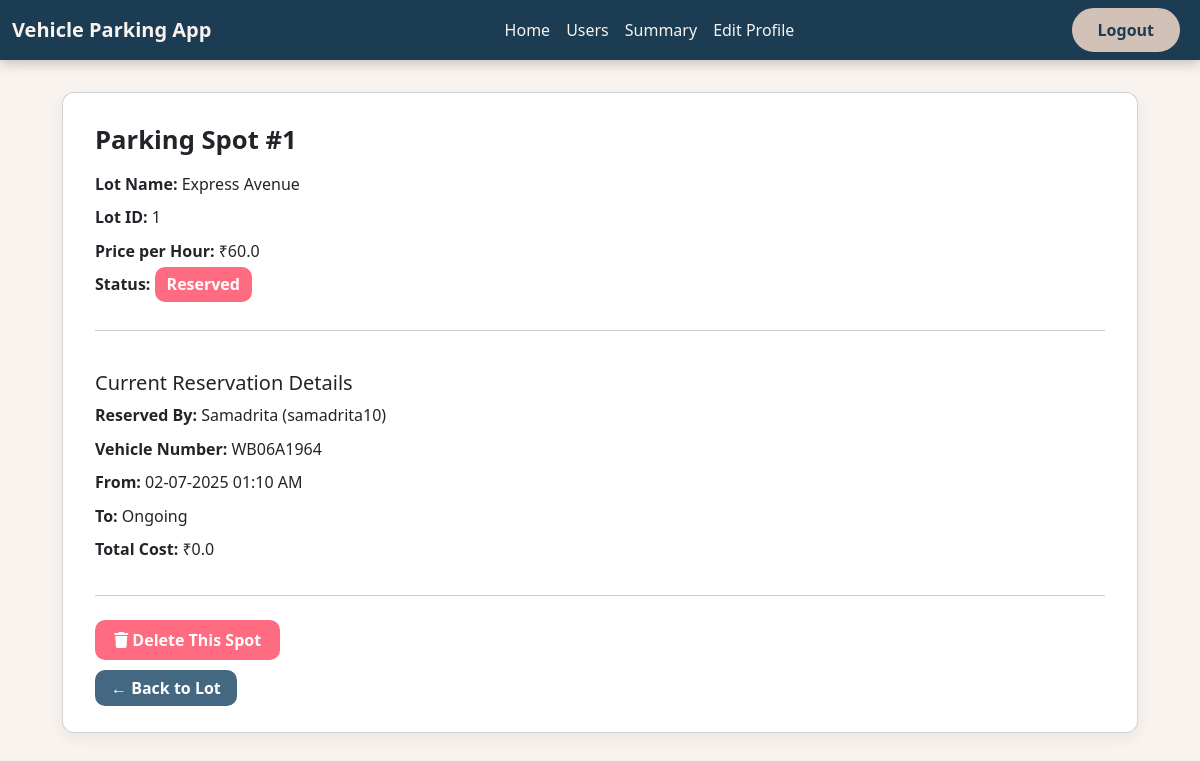
Before: /admin_dashboard/parking_spot/1 (signed in) with the older database file.
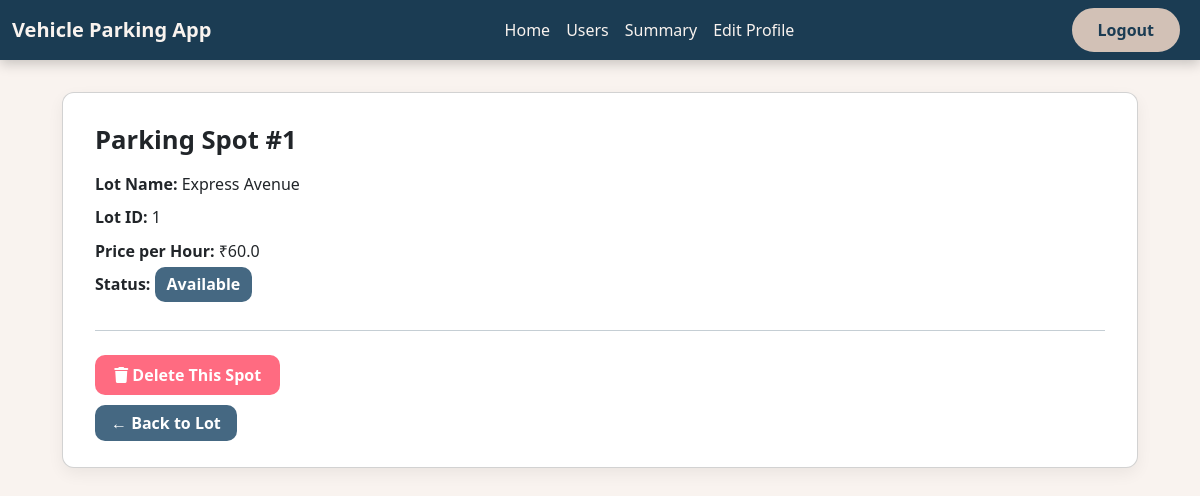
After: the same page with the newer database file.
### models.py (models this page shows)
class User(db.Model):
    __tablename__ = 'user'
    id = db.Column(db.Integer, primary_key=True)
    username = db.Column(db.String(32), unique=True, nullable=False)
    passhash = db.Column(db.String(256), nullable=False)
    name = db.Column(db.String(64), nullable=False)
    is_admin = db.Column(db.Boolean, default=False, nullable=False)
    reservations = db.relationship('Reservation', backref='user', lazy=True)

class Reservation(db.Model):
    __tablename__ = 'reservation'
    id = db.Column(db.Integer, primary_key=True)
    user_id = db.Column(db.Integer, db.ForeignKey('user.id'), nullable=False)
    spot_id = db.Column(db.Integer, db.ForeignKey('parking_spot.id'), nullable=False)
    date = db.Column(db.Date, nullable=False)
    start_time = db.Column(db.DateTime, default=datetime.utcnow)
    end_time = db.Column(db.DateTime, nullable=True)
    vehicle_number = db.Column(db.String(15), nullable=False)
    hours_parked = db.Column(db.Float, nullable=False)
    parking_cost_per_hour = db.Column(db.Float, nullable=False)
    total_parking_cost = db.Column(db.Float, nullable=False)

### routes.py (the view)
@app.route('/admin_dashboard/parking_spot/<int:spot_id>')
@admin_required
def parking_spot(spot_id):
    spot = Parking_Spot.query.get(spot_id)
    if not spot:
        flash("Parking spot not found", "danger")
        return redirect(url_for('admin_dashboard', user_id=session['user_id']))
    return render_template('parking_spot.html', spot=spot)

### routes.py (called while the page is built)
def admin_required(func):
    @wraps(func)
    def inner(*args, **kwargs):
        if 'user_id' not in session:
            flash('You need to log in first', 'danger')
            return redirect(url_for('admin_login'))
        user = User.query.get(session['user_id'])
        if not user.is_admin:
            flash('You do not have permission to access this page', 'danger')
            return redirect(url_for('admin_login'))
        return func(*args, **kwargs)
    return inner

### templates/parking_spot.html (shortened to what this page needs)
{% extends 'layout.html' %}
{% block navbar %}
    {% include 'admin_navbar.html' %}
{% endblock navbar %}
{% block content %}
<div class="container spot-detail-container">
    <div class="card">
        <h2>Parking Spot #{{ spot.id }}</h2>
        <p><strong>Lot Name:</strong> {{ spot.parking_lot.prime_location_name }}</p>
        <p><strong>Lot ID:</strong> {{ spot.lot_id }}</p>
        <p><strong>Price per Hour:</strong> ₹{{ spot.parking_lot.price_per_hour }}</p>
        <p><strong>Status:</strong>
            {% if spot.status == 'A' %}
                <span class="badge-available">Available</span>
            {% else %}
                <span class="badge-reserved">Reserved</span>
            {% endif %}
        </p>
        {% if spot.status == 'R' %}
            <hr>
            <h5 class="mt-3">Current Reservation Details</h5>
            {% if spot.reservations %}
                {% set current_reservation = spot.reservations[-1] %}
                <p><strong>Reserved By:</strong> {{ current_reservation.user.name }} ({{ current_reservation.user.username }})</p>
                <p><strong>Vehicle Number:</strong> {{ current_reservation.vehicle_number }}</p>
                <p><strong>From:</strong> {{ current_reservation.start_time.strftime('%d-%m-%Y %I:%M %p') }}</p>
                <p><strong>To:</strong>
                    {% if current_reservation.end_time %}
                        {{ current_reservation.end_time.strftime('%d-%m-%Y %I:%M %p') }}
                    {% else %}
                        Ongoing
                    {% endif %}
                </p>
                <p><strong>Total Cost:</strong> ₹{{ current_reservation.total_parking_cost }}</p>
            {% else %}
                <p class="text-muted">No active reservation found.</p>
            {% endif %}
        {% endif %}
        <hr>
        <form method="POST" action="{{ url_for('delete_parking_spot', spot_id=spot.id) }}" onsubmit="return confirm('Are you sure you want to delete this spot? This cannot be undone.')">
            <button type="submit" class="btn-delete">
                <i class="fa-solid fa-trash"></i> Delete This Spot
            </button>
        </form>
        <div class="mt-3">
            <a href="{{ url_for('view_parking_spots', lot_id=spot.lot_id) }}" class="btn-back">← Back to Lot</a>
        </div>
    </div>
</div>
{% endblock content %}

Changed rows visible on the page:
no longer on this page (row unchanged): User: user.name "Samadrita", user.username "samadrita10"
no longer on this page (row edited): Reservation: vehicle_number "WB06A1964", start_time "02-07-2025 01:10 AM", total_parking_cost "0.0"
changed Parking_Spot id 1: status "R" → "A" (drawn)
Other visible differences:
text no longer shown: "Reserved Current Reservation Details Reserved By: ( ) Vehicle Number: From: To: Ongoing Total Cost: ₹"
text now shown: "Available"
